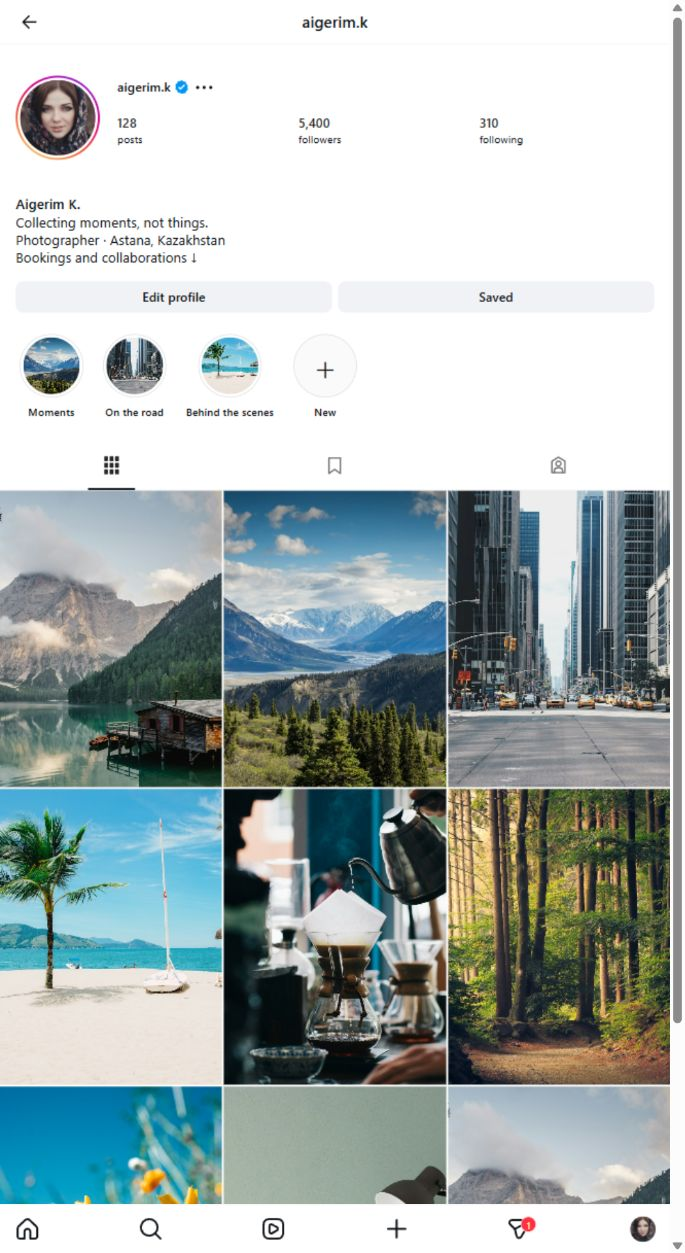
#> input picture submission/stills/01-original-profile.png, 685 x 1253 px
$ python -i photos.py   (imports and definitions only)
#> lines starting #> are read from the running program, lines starting #| are printed output that depends on the picture
"""Post-photo regions and conservative one-to-one matches using imagededup."""
import numpy as np


# [130 lines left out: functions _regular_intervals, find_post_regions, not called in this run]


def _local_features(array, kind='orb'):
#> called with kind = 'orb'
    import cv2
    gray = cv2.cvtColor(array, cv2.COLOR_RGB2GRAY)
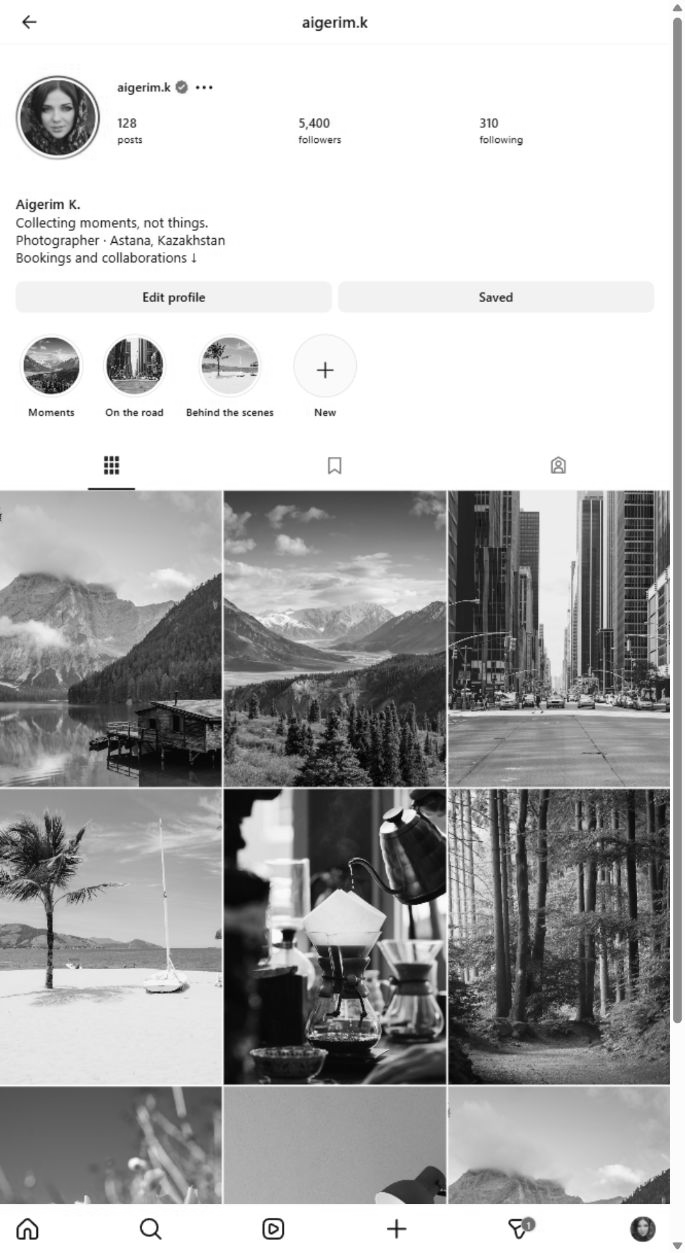
#> gray: shape (1253, 685); min 0, max 255, mean 178.7
    scale = min(1., 320/max(gray.shape))
#> scale = 0.255
    if scale < 1:
        gray = cv2.resize(gray, None, fx=scale, fy=scale)
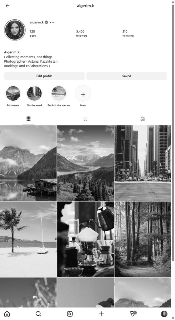
#> gray: shape (320, 175); min 1, max 255, mean 178.6
    detector = cv2.SIFT_create(nfeatures=700) if kind == 'sift' else cv2.ORB_create(nfeatures=700, edgeThreshold=15, fastThreshold=10)
    keypoints, descriptors = detector.detectAndCompute(gray, None)
#> keypoints = 700 keypoints; strongest (x, y, size): (100, 211, 31), (58, 275, 31), (73, 238, 31), (107, 231, 31)
    return keypoints, descriptors, gray.shape


# [90 lines left out: functions _geometry, compare_photos, not called in this run]

>>> import cv2
>>> picture = cv2.cvtColor(cv2.imread('../submission/stills/01-original-profile.png'), cv2.COLOR_BGR2RGB)
>>> result = _local_features(picture)

$ run again, on submission/stills/02-copy-before-report.png
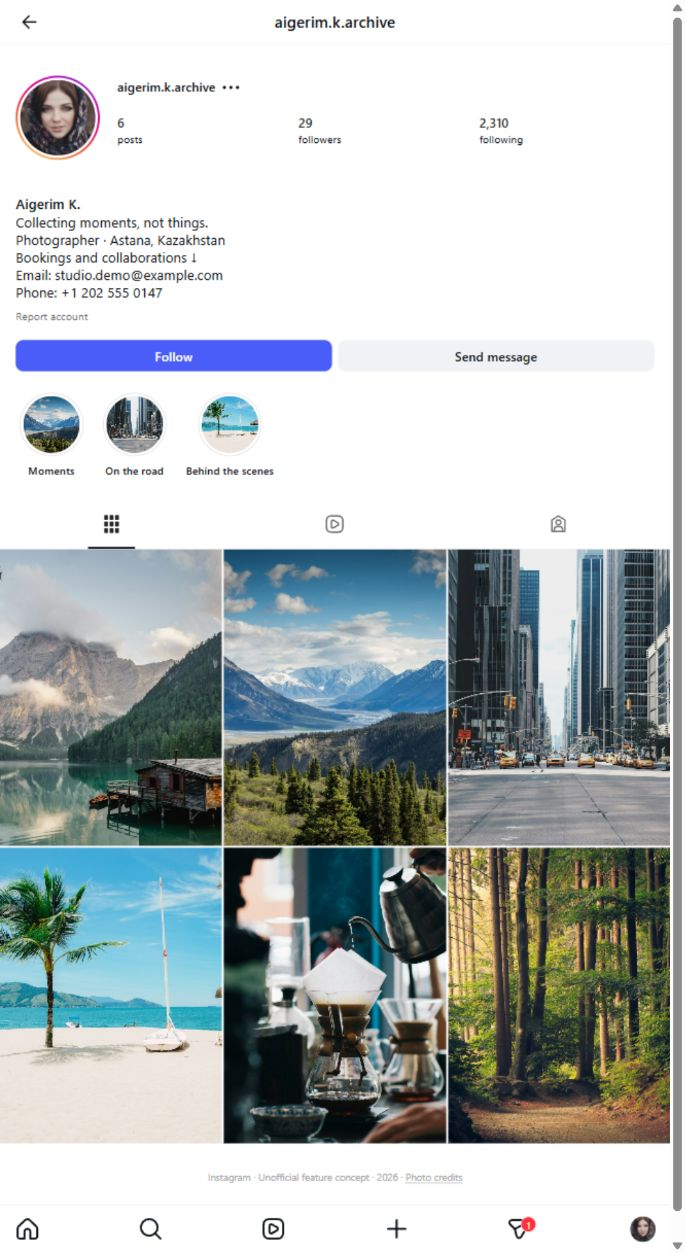
#> input picture submission/stills/02-copy-before-report.png, 685 x 1253 px
#> in _local_features, `gray = cv2.cvtColor(array, cv2.COLOR_RGB2GRAY)`:
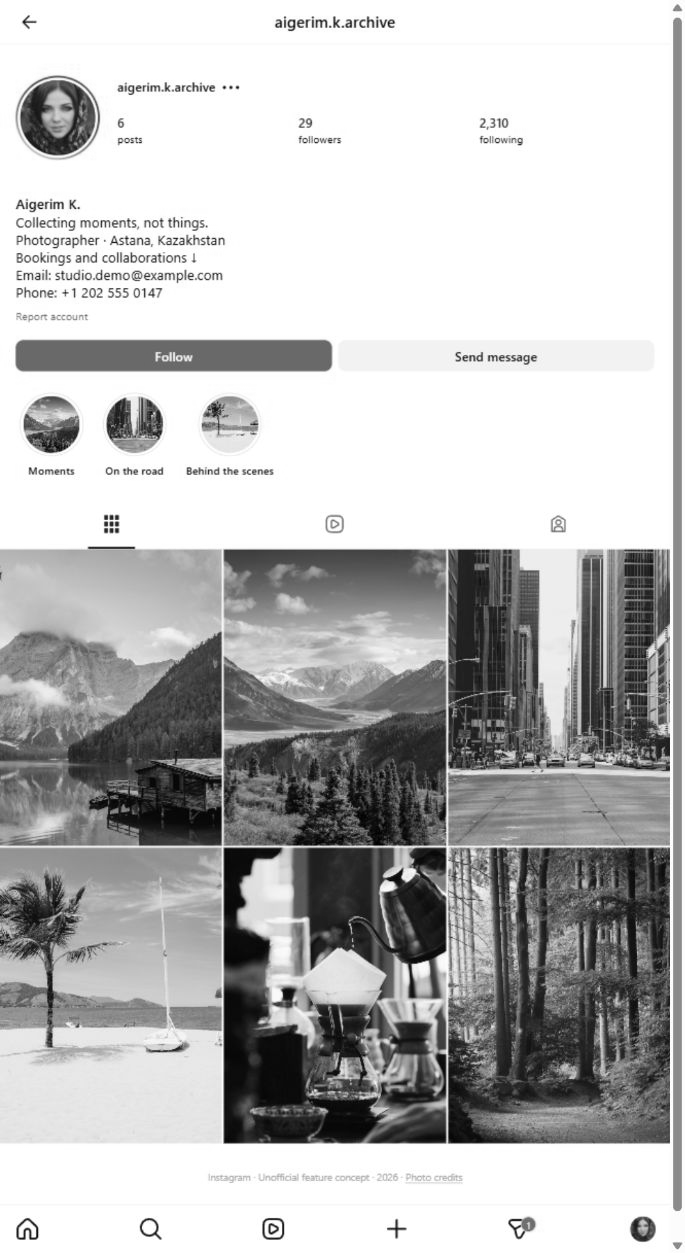
#> gray: shape (1253, 685); min 0, max 255, mean 186.4
#> in _local_features, `gray = cv2.resize(gray, None, fx=scale, fy=scale)`:
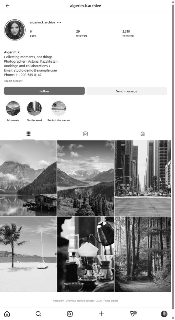
#> gray: shape (320, 175); min 3, max 255, mean 186.3
#> keypoints = 700 keypoints; strongest (x, y, size): (59, 291, 31), (100, 226, 31), (107, 246, 31), (104, 224, 31)

$ run again, on submission/stills/03-report-reason.png
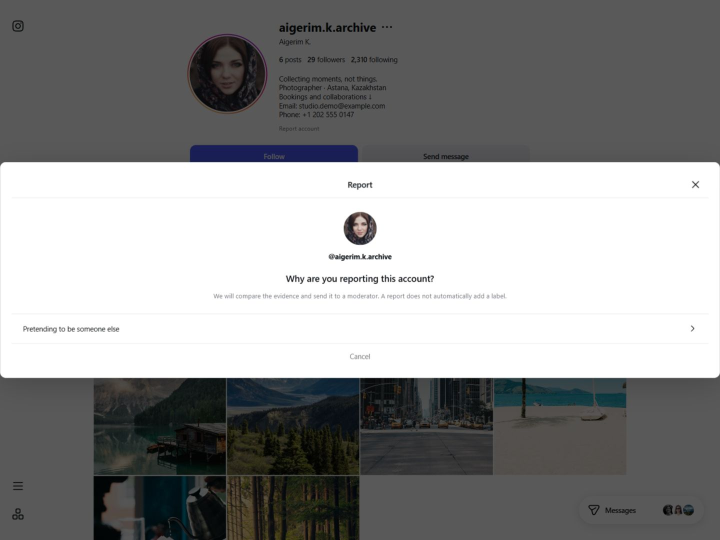
#> input picture submission/stills/03-report-reason.png, 1440 x 1080 px (shown at 1/2 size)
#> in _local_features, `gray = cv2.resize(gray, None, fx=scale, fy=scale)`:
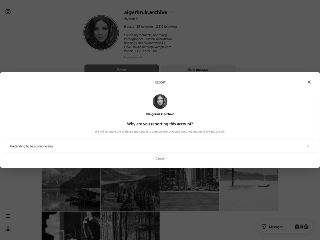
#> gray: shape (240, 320); min 1, max 255, mean 144.3
#> keypoints = 670 keypoints; strongest (x, y, size): (156, 105, 53.6), (159, 100, 53.6), (160, 106, 64.3), (163, 104, 44.6)
